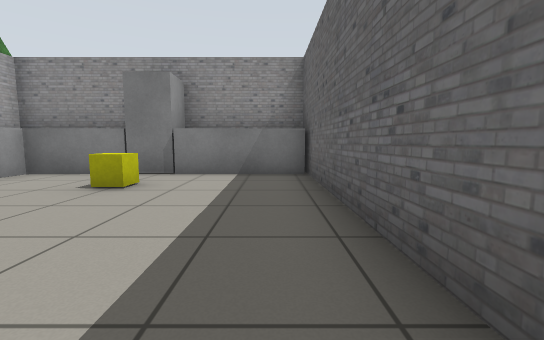
View 1 (above)

14 first-person views from a walk through a Gazebo world. The camera is 0.72 m above the floor, tilts 6° down and sees 90° across. Floor lines are 1 m apart. The floor is counted in squares, 1 m on a side. Each view is taken from the middle of a square. On the plan, view 1 faces up. The plan holds only what a view shows up to about 9 squares ahead; the rest is blank. The robots in the file are not drawn. Some stock models are drawn as simple stand-ins. Some surface patterns are stand-ins.

View 2
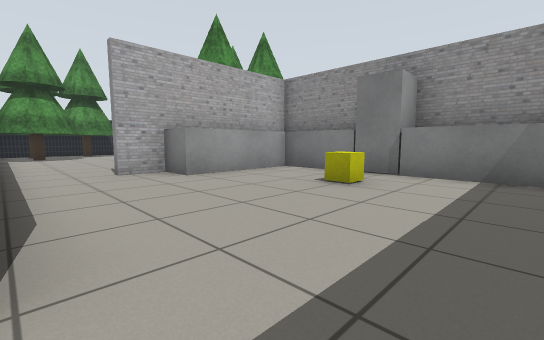

View 3
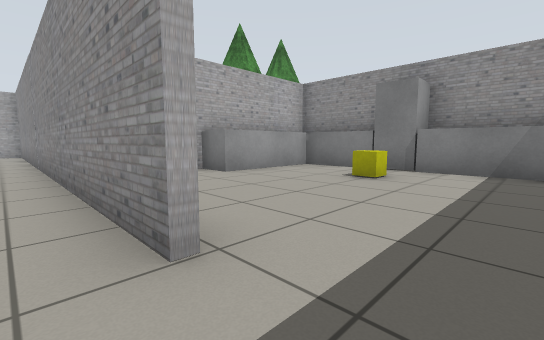

View 4
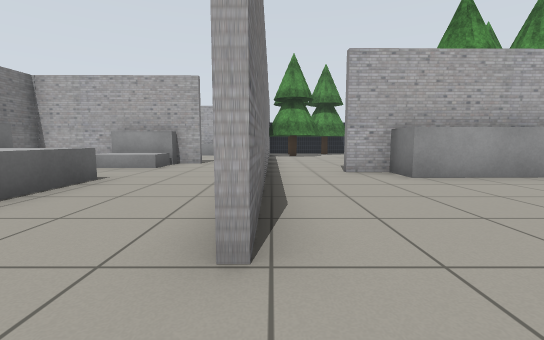

View 5
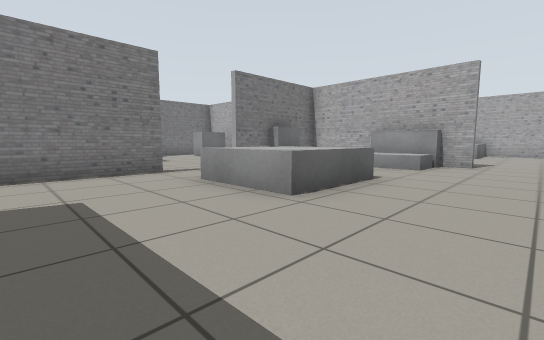

View 6
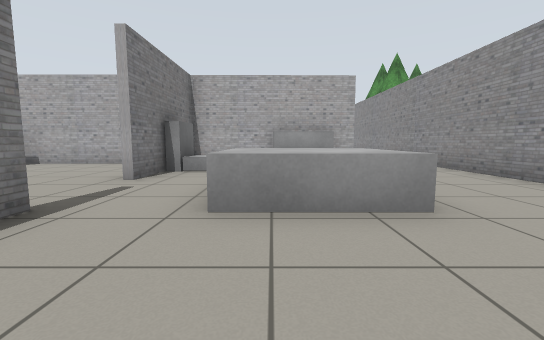

View 7
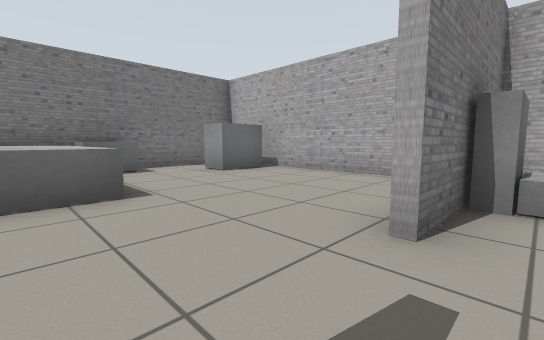

View 8
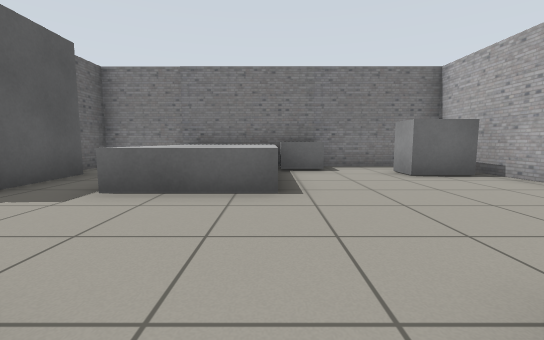

View 9
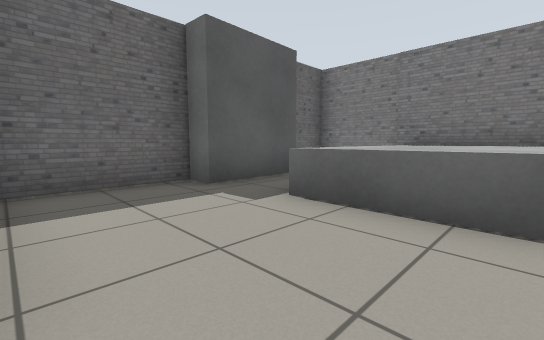

View 10
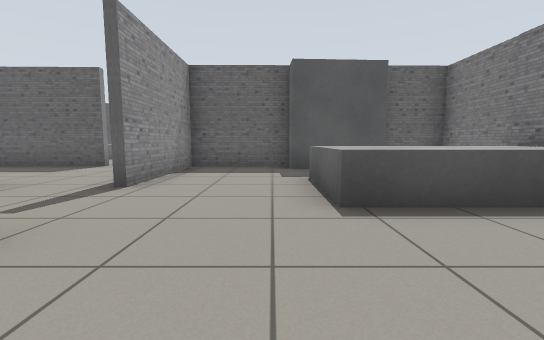

View 11
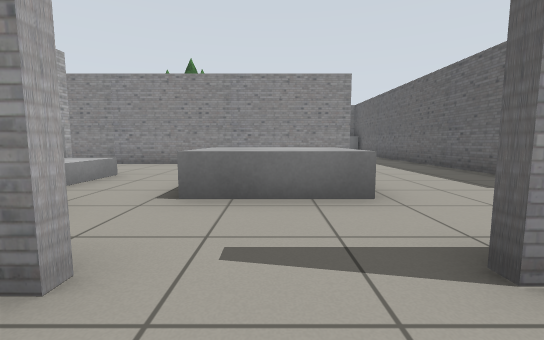

View 12
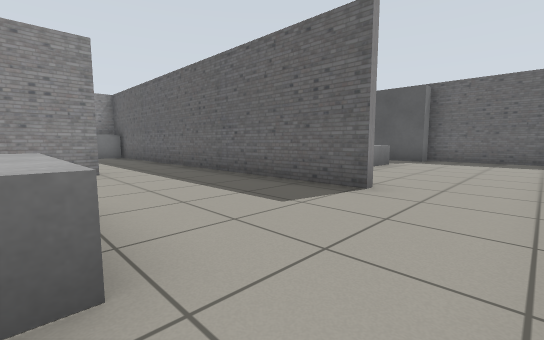

View 13
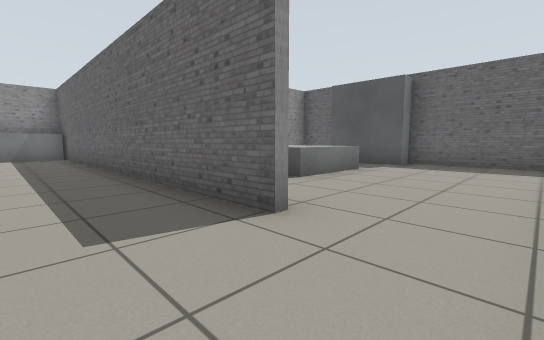

View 14
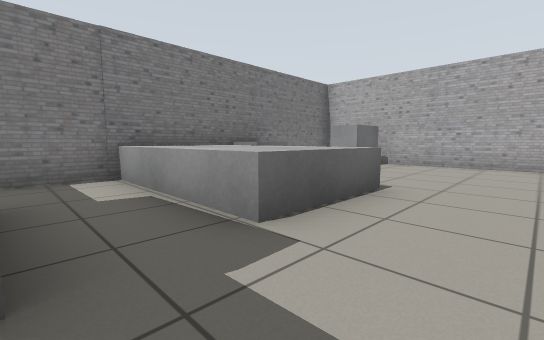

### Floor plan
Ten units are one square. View 1 is at (0, 0); x grows to the right and y downward. Boxes are objects, and circles mark ways between rooms. Rooms are numbered by the first view taken in them; rooms with no view inside come last. Other rooms are left out.
<svg viewBox="-95 -80 110 233">
<path fill="none" stroke="#000" d="M-64 -25 -63 -16M-44 -70 -54 -70M-64 1 -15 1M-4 -70 -22 -70M9 5 8 -70M-28 76 1 76M-88 89 -88 148 8 148 8 132M9 52 9 5M-89 23 -88 75 -51 75M-15 3 -85 3M2 130 0 105 7 105 7 78 -28 78M-85 31 -85 50"/>
<rect x="-65" y="-65" width="20" height="40" fill="#bbb"><title>grey box</title></rect>
<rect x="-45" y="-75" width="10" height="20" fill="#bbb"><title>grey box</title></rect>
<rect x="-35" y="-45" width="10" height="10" fill="#bbb"><title>yellow box</title></rect>
<rect x="-35" y="-65" width="20" height="10" fill="#bbb"><title>grey box</title></rect>
<rect x="-15" y="-75" width="20" height="20" fill="#bbb"><title>grey box</title></rect>
<rect x="-85" y="125" width="20" height="10" fill="#bbb"><title>grey box</title></rect>
<rect x="-85" y="25" width="10" height="30" fill="#bbb"><title>grey box</title></rect>
<rect x="-75" y="65" width="10" height="10" fill="#bbb"><title>grey box</title></rect>
<rect x="-75" y="55" width="10" height="10" fill="#bbb"><title>grey box</title></rect>
<rect x="-55" y="135" width="20" height="10" fill="#bbb"><title>grey box</title></rect>
<rect x="-55" y="35" width="30" height="20" fill="#bbb"><title>grey box</title></rect>
<rect x="-45" y="105" width="30" height="40" fill="#bbb"><title>grey box</title></rect>
<circle cx="-5" cy="0" r="3" fill="#2a7"/>
<text x="-30" y="-30">1</text>
<text x="-40" y="70">2</text>
</svg>
Room 1 opens to room 2.

Where each view was taken, in squares from view 1:
view 1: 0 up, 0 right, facing up
view 2: 0 up, 0 right, facing up-left
view 3: 1 down, 0 right, facing up-left
view 4: 0 up, 0 right, facing left
view 5: 1 down, 0 right, facing down-left
view 6: 5 down, 0 right, facing left
view 7: 7 down, 3 left, facing down-left
view 8: 7 down, 4 left, facing down
view 9: 8 down, 4 left, facing down-right
view 10: 10 down, 7 left, facing right
view 11: 9 down, 4 left, facing up
view 12: 7 down, 3 left, facing up-right
view 13: 7 down, 1 left, facing up-right
view 14: 9 down, 0 right, facing down-left
